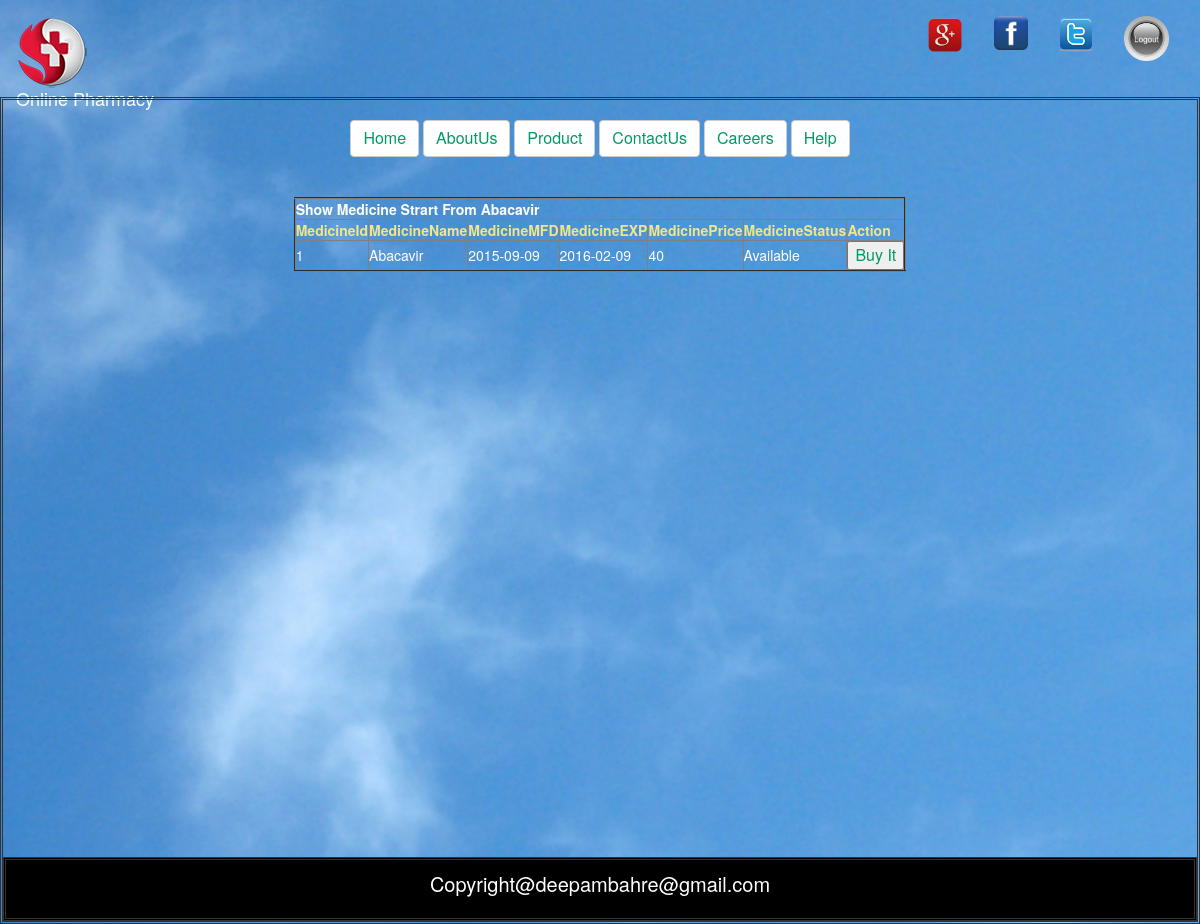
/product_fetch.php?medicine=Abacavir, run on the app's committed database.
### tables this page shows
CREATE TABLE IF NOT EXISTS `medicinedetail` (
  `MedicineId` int(11) NOT NULL,
  `MedicineName` varchar(255) NOT NULL,
  `MedicineMFD` date NOT NULL,
  `MedicineEXP` date NOT NULL,
  `MedicinePrice` bigint(80) NOT NULL,
  `MedicineStatus` varchar(255) NOT NULL
);

### product_fetch.php (the view, shortened to what this page needs)
<?php
require('header.php');
?>
<html>
<head>
<link rel="stylesheet" type="text/css" href="CSS/careers.css">
</head>
<body background="images/line_glare_light_color_background_hd-wallpaper-45215.jpg">
<div id="right">
<br>
<center>
<a href="index2.php" class="btn btn-default"><font size="3" color="#009966">Home</font></a>
<a href="about.php" class="btn btn-default"><font size="3" color="#009966">AboutUs</font></a>
<a href="product.php" class="btn btn-default"><font size="3" color="#009966">Product</font></a>
<a href="contact.php" class="btn btn-default"><font size="3" color="#009966">ContactUs</font></a>
<a href="careers.php" class="btn btn-default"><font size="3" color="#009966">Careers</font></a>
<a href="help.php" class="btn btn-default"><font size="3" color="#009966">Help</font></a>
<br>
</body>
</html>
<?php
$servername = "localhost";
$username = "root";
$password = "";
$dbname = "deepam_medical";
$conn = new mysqli($servername, $username, $password, $dbname);
$med =  $_GET['medicine'] ;
$select="SELECT * FROM medicinedetail where MedicineName LIKE '$med%' ";
$result = $conn->query($select);
	if(!empty($result))
	{
       ?>
       <table border="2px" align="center">
               <br/><br/>
			<tr><th colspan="7" align="center"><font color="#FFFFFF">Show Medicine Strart From <?php echo $med;?></font></th></tr>
			<tr>
				<th><font color="#F0E68C">MedicineId</font></th>
				<th><font color="#F0E68C">MedicineName</font></th>
                <th><font color="#F0E68C">MedicineMFD</font></th>
				<th><font color="#F0E68C">MedicineEXP</font></th>
                <th><font color="#F0E68C">MedicinePrice</font></th>
				<th><font color="#F0E68C">MedicineStatus</font></th>
                <th colspan="3"><font color="#F0E68C">Action</font></th>
			</tr>
       <?php
		while($r=mysqli_fetch_array($result))
		{
	     ?>
		<tr>
		<td><font color="#FFFFFF"><?php echo $r['MedicineId'];?></font></td>
		<td><font color="#FFFFFF"><?php echo $r['MedicineName'];?></font></td>
        <td><font color="#FFFFFF"><?php echo $r['MedicineMFD'];?></font></td>
		<td><font color="#FFFFFF"><?php echo $r['MedicineEXP'];?></font></td>
        <td><font color="#FFFFFF"><?php echo $r['MedicinePrice'];?></font></td>
		<td><font color="#FFFFFF"><?php echo $r['MedicineStatus'];?></font></td>
        <td><button><a href="buy.php" style="text-decoration:none"><font size="3" color="#009966">Buy It</font></a></button></td>
		</tr>
	<?php
	}
	?>
		</table>
	<?php
	 }
?>
<?php require('footer.php');?>

### CSS/index.css (style rules this page uses)
#right { height:83%; width:79.10%; float:right; border:double; position:relative; min-height:498px; }

### CSS/careers.css (style rules this page uses)
#right { height:83%; width:100%; float:right; border:double; position:relative; }

### data on the page
medicinedetail: MedicineId "1", MedicineName "Abacavir", MedicineMFD "2015-09-09", MedicineEXP "2016-02-09", MedicinePrice "40", MedicineStatus "Available"

### other printed values
$med "Abacavir"
